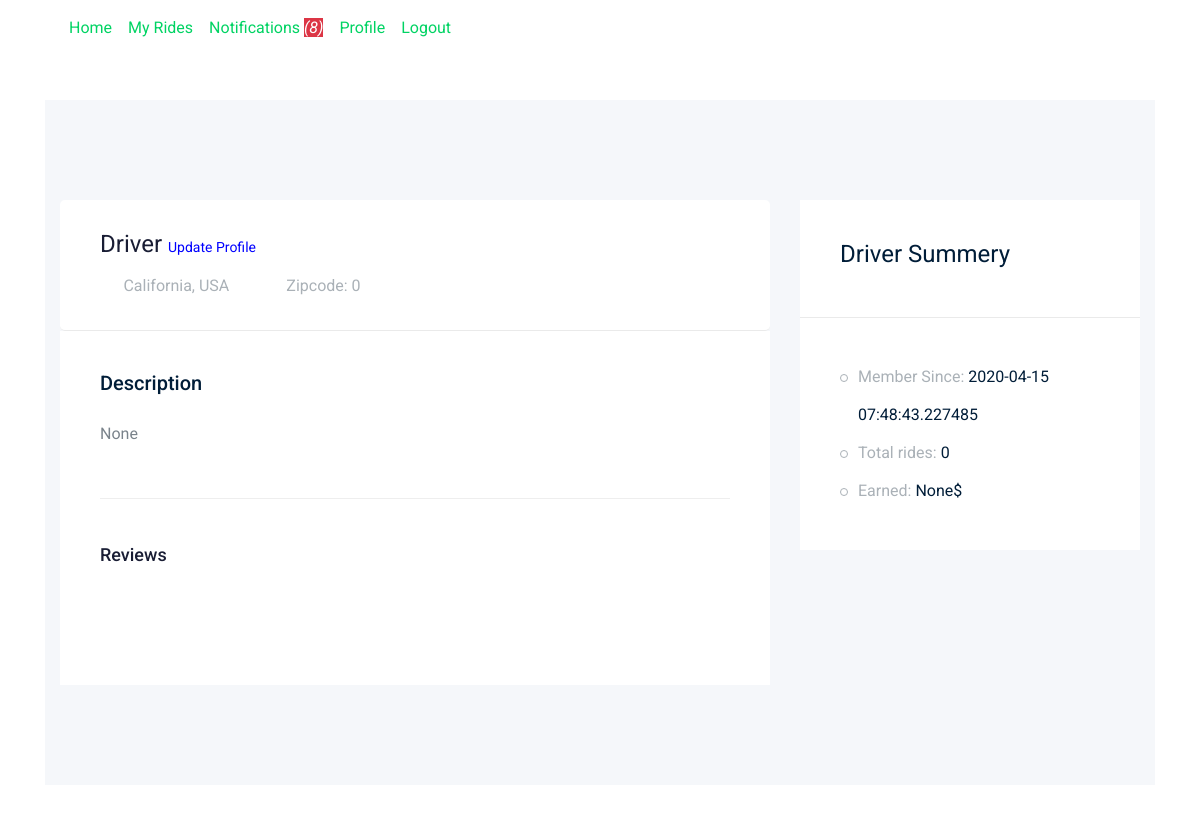
/driver/profile (signed in), run on an earlier commit of the app's database.
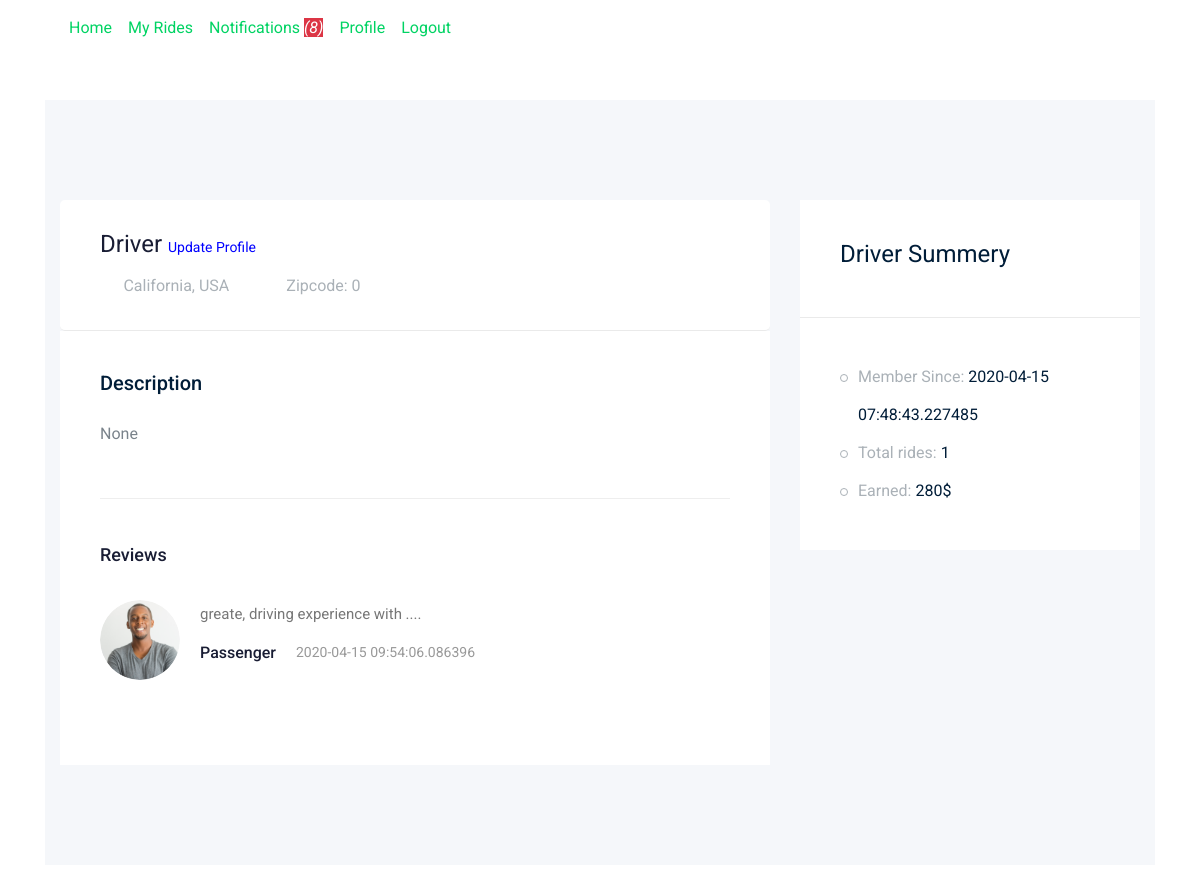
And on a later commit of the database.
### app/models/models.py (models this page shows, shortened)
class User(db.Model,UserMixin):
    __tablename__ = "users"
    id = db.Column(db.Integer, primary_key=True)
    name = db.Column(db.String(100), nullable=False)
    surname = db.Column(db.String(100), nullable=False)
    email = db.Column(db.String(100), unique=True, nullable=False)
    password = db.Column(db.String(150), nullable=False)
    zipcode = db.Column(db.String(100), nullable=True)
    roles = db.Column(db.String(10), default="Passenger")
    profile_image = db.Column(db.String(255), nullable=True, default="0")
    profile_description = db.Column(db.String(255), nullable=True)
    gender = db.Column(db.Integer, nullable=False)
    member_since = db.Column(db.DateTime, nullable=False, default=datetime.utcnow)
    charges_per_kilo = db.Column(db.Integer, default=0) #only for driver
    passengers = db.relationship('Ride', foreign_keys="[Ride.passenger_id]")
    drivers = db.relationship('Ride', foreign_keys="[Ride.driver_id]")

class Ride(db.Model):
    __tablename__ = "rides"
    id = db.Column(db.Integer, primary_key=True)
    driver_id = db.Column(db.Integer, db.ForeignKey('users.id'))
    passenger_id = db.Column(db.Integer, db.ForeignKey('users.id'))
    zipcode = db.Column(db.String(100), nullable=False)
    from_loc = db.Column(db.String(150), nullable=False)
    to_loc = db.Column(db.String(150), nullable=False)
    isStarted = db.Column(db.Integer, default=0) #0: not started, 1: started
    isEnded = db.Column(db.Integer, default=0) #0: not ended, 1: ended
    isPaid = db.Column(db.Integer, default=0) #0: not paid, 1: paid
    isConfirmed = db.Column(db.Integer, default=0) #0: request not entertained yet, 1: accepted, 2: declined
    passenger_ratings = db.Column(db.Integer, nullable=True)
    driver_ratings = db.Column(db.Integer, nullable=True)
    passenger_ratings = db.Column(db.Integer, nullable=True)
    distance = db.Column(db.Integer, nullable=False)
    driver_review_for_passenger = db.Column(
        db.String(255), nullable=True)  # will be updated when ride ends
    passenger_review_for_driver = db.Column(
        db.String(255), nullable=True)  # will be updated when ride ends
    price = db.Column(db.Integer, nullable=False)
    ride_date = db.Column(db.DateTime, nullable=False, default=datetime.utcnow)

### app/driver/views.py (the view)
@driveblueprint.route('/profile')
@login_required
def profile():
	user_id = current_user.id
	sql = text(" select *, "
			   "(select count(*) from rides where driver_id = "+str(user_id)+" and isEnded=1) as total_rides, "
			   "(select sum(price) from rides where driver_id = "+str(user_id)+" and isEnded=1) as total_earning "
			   "from users "
			   "LEFT JOIN rides on users.id = rides.driver_id "
			   "WHERE users.id = "+str(user_id)+";")
	user = db.engine.execute(sql)
	u = user.first()
	reviewsFetchSql= text("select *,reviewer.name as reviewer_name from rides LEFT join users as reviewer on reviewer.id = rides.passenger_id "
						  "where rides.driver_id = "+str(user_id)+" and isEnded=1;")
	reviews = db.engine.execute(reviewsFetchSql)
	return render_template('driver_profile.html', user=u, reviews=reviews,count=get_notifications_count())

### app/driver/views.py (called while the page is built)
def get_notifications_count():
	notifications_count = db.engine.execute("select count(*) from rides where driver_id ="+str(current_user.id)+" and isConfirmed=0 and isStarted = 0 and isPaid = 0 and isEnded =0")
	c = str(notifications_count.first()[0])
	return c

### app/models/models.py (called while the page is built)
@login_manager.user_loader
def load_user(user_id):
    return User.query.get(user_id)

### app/driver/templates/driver_profile.html (shortened to what this page needs)
{% extends 'driver_masterlayout.html' %}
{% block body %}
<section class="contact-section section_padding">
    <div class="container">
        <div class="row">
            <div class="col-12">
            </div>
        </div>
        <div class="row">
            <div class="col-lg-12">
    <div class="job_details_area">
        <div class="container">
            <div class="row">
                <div class="col-lg-8">
                    <div class="job_details_header">
                        <div class="single_jobs white-bg d-flex justify-content-between">
                            <div class="jobs_left d-flex align-items-center">
                                <div class="jobs_conetent">
                                    <a href="#"><h4>{{user.name}} <span ><a href="{{url_for('driver_bp.update_profile')}}" style="color:blue;font-size:14px;">Update Profile</a> </span></h4></a>
                                    <div class="links_locat d-flex align-items-center">
                                        <div class="location">
                                            <p> <i class="fa fa-map-marker"></i> California, USA</p>
                                        </div>
                                        <div class="location">
                                            <p> Zipcode: {{user.zipcode}}</p>
                                        </div>
                                    </div>
                                </div>
                            </div>
                        </div>
                    </div>
                    <div class="descript_wrap white-bg">
                        <div class="single_wrap">
                            <h4>Description</h4>
                            <p>{{user.profile_description}}</p>
                        </div>
                                       <div class="comments-area">
                  <h4>Reviews</h4>
                                           {% for r in reviews %}
                  <div class="comment-list">
                     <div class="single-comment justify-content-between d-flex">
                        <div class="user justify-content-between d-flex">
                           <div class="thumb">
                               {% if r.profile_image == "0" %}
                               <img src="https://mdbootstrap.com/img/Photos/Others/placeholder-avatar.jpg" alt="">
                               {% else %}
                               <img src="{{url_for('static',filename='uploads/'+r.profile_image)}}" class="img-responsive" style="width:80px;" alt="">
                               {% endif %}
                           </div>
                           <div class="desc">
                              <p class="comment">
                                  {{r.passenger_review_for_driver}}
                              </p>
                              <div class="d-flex justify-content-between">
                                 <div class="d-flex align-items-center">
                                    <h5>
                                       <a href="#">{{r.reviewer_name}}</a>
                                    </h5>
                                    <p class="date">{{r.ride_date}}</p>
                                 </div>
                                 <div style="margin-left:6px;" class="reply-btn">
                                     {% for i in range(0,5) %}
                                     {% if i+1 <= r.driver_ratings %}
                                     <span><i class="fa fa-star checked"></i></span>
                                     {% else %}
                                     <span><i class="fa fa-star"></i></span>
                                     {% endif %}
                                     {% endfor %}
                                 </div>
                              </div>
                           </div>
                        </div>
                     </div>
                  </div>
                                           {% endfor %}
               </div>
                    </div>
                </div>
                <div class="col-lg-4">
                    <div class="job_sumary">
                        <div class="summery_header">
                            <h3>Driver Summery</h3>
                        </div>
                        <div class="job_content">
                            <ul>
                                <li>Member Since: <span>{{user.member_since}}</span></li>
                                <li>Total rides: <span>{{user.total_rides}}</span></li>
                                <li>Earned: <span>{{user.total_earning}}$</span></li>
                            </ul>
                        </div>
                    </div>
                </div>
            </div>
        </div>
    </div>
            </div>
            </div>
        </div>
</section>
{% endblock %}

### app/driver/templates/driver_masterlayout.html (shortened to what this page needs)
<!doctype html>
<html class="no-js" lang="zxx">
<head>
    <link rel="stylesheet" href="{{ url_for('static', filename='css/bootstrap.min.css') }}">
    <link rel="stylesheet" href="{{ url_for('static', filename='css/owl.carousel.min.css') }}">
    <link rel="stylesheet" href="{{ url_for('static', filename='css/magnific-popup.css') }}">
    <link rel="stylesheet" href="{{ url_for('static', filename='css/font-awesome.min.css') }}">
    <link rel="stylesheet" href="{{ url_for('static', filename='css/themify-icons.css') }}">
    <link rel="stylesheet" href="{{ url_for('static', filename='css/nice-select.css') }}">
    <link rel="stylesheet" href="{{ url_for('static', filename='css/flaticon.css') }}">
    <link rel="stylesheet" href="{{ url_for('static', filename='css/gijgo.css') }}">
    <link rel="stylesheet" href="{{ url_for('static', filename='css/animate.min.css') }}">
    <link rel="stylesheet" href="{{ url_for('static', filename='css/slicknav.css') }}">
    <link rel="stylesheet" href="{{ url_for('static', filename='css/style.css') }}">
</head>
<body>
    <header>
        <div class="header-area ">
            <div id="sticky-header" class="main-header-area">
                <div class="container ">
<nav class="navbar navbar-expand-sm" style="background-color:none;">
  <ul id="bootstrapnav" class="navbar-nav">
    <li class="nav-item">
      <a class="nav-link" href="/driver/">Home</a>
    </li>
    <li class="nav-item">
      <a class="nav-link" href="{{url_for('driver_bp.my_rides')}}">My Rides</a>
    </li>
    <li class="nav-item">
      <a class="nav-link" href="{{url_for('driver_bp.driver_notifications')}}">Notifications
      <i class="btn-danger"> ({{count}})</i>
      </a>
    </li>
          <li class="nav-item">
      <a class="nav-link" href="{{url_for('driver_bp.profile')}}">Profile</a>
    </li>
        <li class="nav-item">
      <a class="nav-link" href="/logout">Logout</a>
    </li>
  </ul>
</nav>
                </div>
            </div>
        </div>
    </header>
{% block body %}
{% endblock %}
</body>
</html>

### app/driver/templates/driver_masterlayout.html (style rules this page uses)
#bootstrapnav li a { color:#00D363; }

### app/driver/templates/driver_profile.html (style rules this page uses)
.checked { color: orange; }

What changed in the data, as far as the page shows it:
now on this page (row edited): Ride: profile_image (picture), passenger_review_for_driver "greate, driving experience with ....", reviewer_name "Passenger", ride_date "2020-04-15 09:54:06.086396", driver_ratings 4 (drawn)
Also different on the page:
{{ user.total_rides }}: "0" → "1"
{{ user.total_earning }}: "None" → "280"
